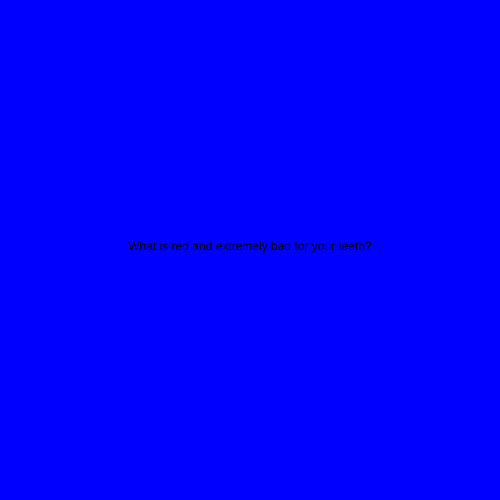
Frame 1 (no input)
Frame 60 (no input): identical to frame 1, image omitted
Frame 120 (the mouse pressed at the canvas centre since frame 60): identical to frame 1, image omitted

The p5.js sketch that drew this single still picture (run headless with seeded random() and noise() and a simulated clock; from frame 60 on, the mouse is pressed at the canvas centre):

// p5.js sketch
// ── sketch.js
let state = 0;
let timer = 0;

function setup() {
  createCanvas(500, 500);
  rectMode(CENTER);
  textAlign(CENTER);
}

function draw() {
  switch(state) {
    case 0:
      background("blue");
      text("What is red and extremely bad for your teeth?", width/2, height/2);
      break;
    case 1:
      background("red");
      text("A Brick", width/2, height/2);
      break;
  }
  timer++;
  if(timer > 4 * 60){
    timer = 0;
    state++;
    if(state>1)state = 0;
  }


}
